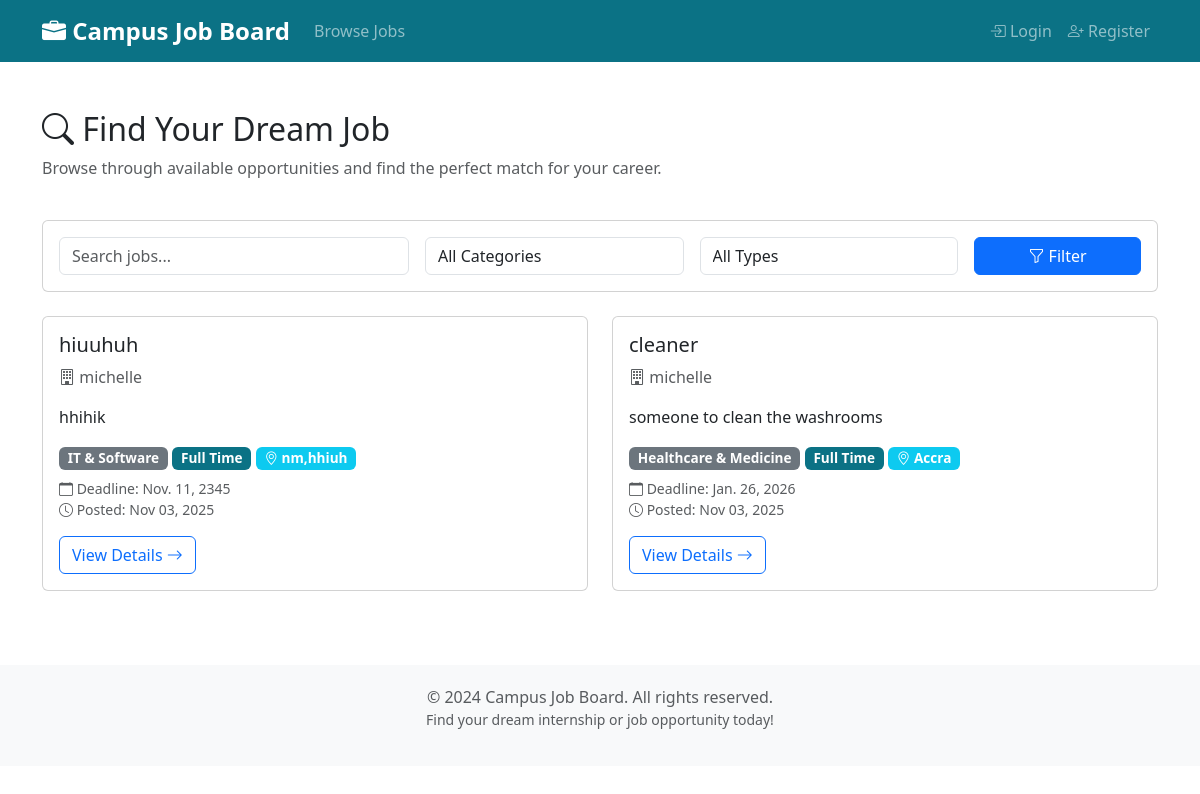
The app's page /, older data.
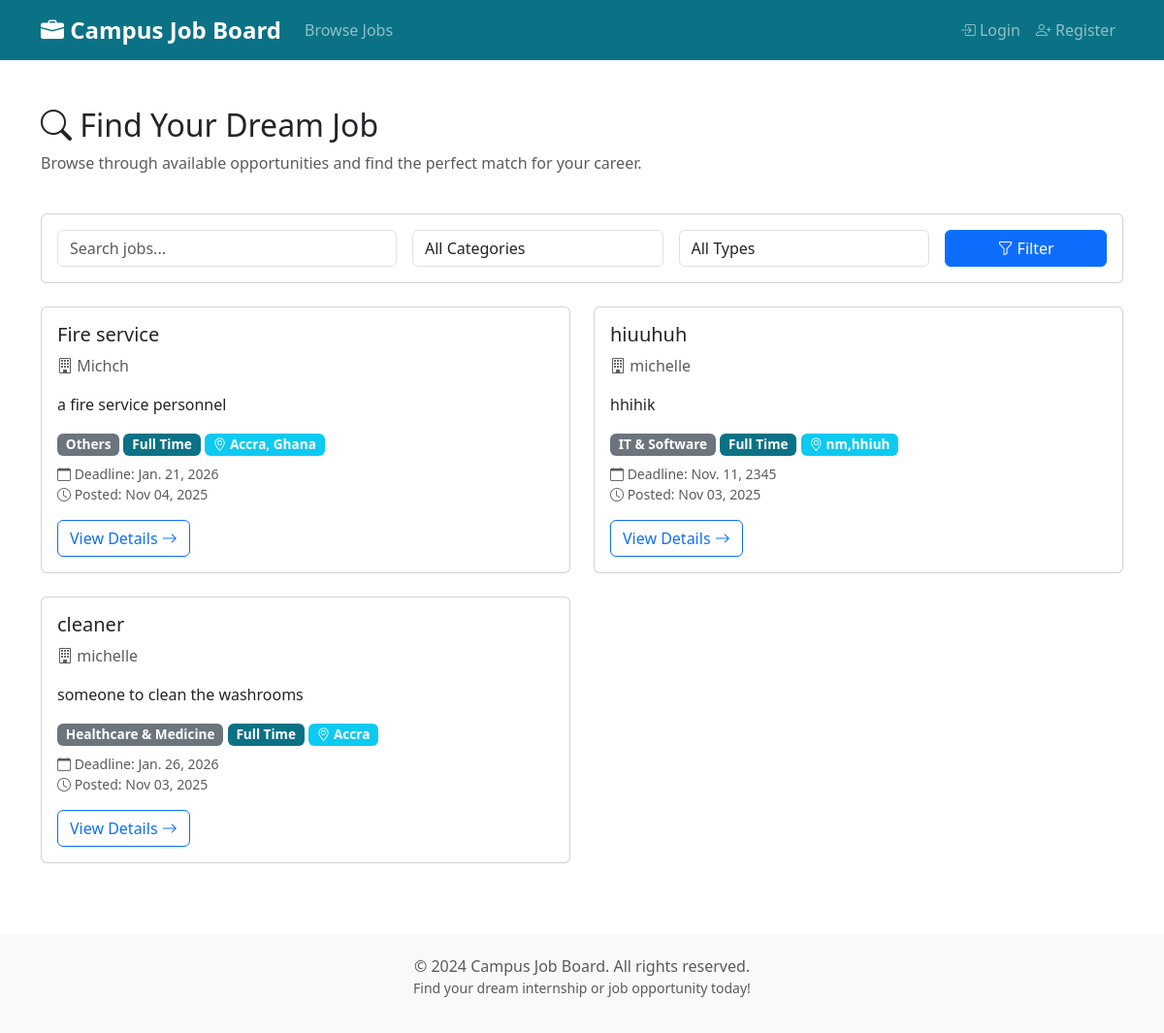
The same page, newer data.
### jobs/models.py (models this page shows, shortened)
class JobPost(models.Model):
    FULL_TIME = 'FT'
    PART_TIME = 'PT'
    INTERNSHIP = 'INT'
    CONTRACT = 'CON'
    JOB_TYPE_CHOICES = [
        (FULL_TIME, 'Full Time'),
        (PART_TIME, 'Part Time'),
        (INTERNSHIP, 'Internship'),
        (CONTRACT, 'Contract'),
    ]
    IT = 'IT'
    MARKETING = 'MKT'
    FINANCE = 'FIN'
    SALES = 'SLS'
    HR = 'HR'
    ENGINEERING = 'ENG'
    EDUCATION = 'EDU'
    HEALTHCARE = 'HLT'
    MEDIA = 'MED'
    LAW = 'LAW'
    CONSTRUCTION = 'CON'
    CUSTOMER_SERVICE = 'CS'
    ARCHITECTURE = 'ARC'
    ACCOUNTING = 'ACC'
    OTHER = 'OTH'
    CATEGORY_CHOICES = [
        (IT, 'IT & Software'),
        (FINANCE, 'Finance & Accounting'),
        (ACCOUNTING, 'Accounting'),
        (MARKETING, 'Marketing & Sales'),
        (SALES, 'Sales'),
        (EDUCATION, 'Education & Training'),
        (ENGINEERING, 'Engineering'),
        (ARCHITECTURE, 'Architecture'),
        (HEALTHCARE, 'Healthcare & Medicine'),
        (MEDIA, 'Media & Design'),
        (HR, 'Human Resources'),
        (LAW, 'Law & Administration'),
        (CONSTRUCTION, 'Construction & Real Estate'),
        (CUSTOMER_SERVICE, 'Customer Service'),
        (OTHER, 'Others'),
    ]
    CURRENCY_CHOICES = [
        ('USD', 'USD - US Dollar'),
        ('GHS', 'GHS - Ghanaian Cedi'),
        ('EUR', 'EUR - Euro'),
        ('GBP', 'GBP - British Pound'),
        ('NGN', 'NGN - Nigerian Naira'),
        ('KES', 'KES - Kenyan Shilling'),
        ('ZAR', 'ZAR - South African Rand'),
        ('CAD', 'CAD - Canadian Dollar'),
        ('AUD', 'AUD - Australian Dollar'),
    ]
    title = models.CharField(max_length=200)
    company = models.ForeignKey(settings.AUTH_USER_MODEL,
                                on_delete=models.CASCADE,
                                limit_choices_to={'is_company': True},
                                related_name='job_posts')
    description = models.TextField(help_text="Detailed job description")
    requirements = models.TextField(
        help_text="Required qualifications and skills")
    location = models.CharField(max_length=200)
    category = models.CharField(max_length=3,
                                choices=CATEGORY_CHOICES,
                                default=IT)
    job_type = models.CharField(max_length=3,
                                choices=JOB_TYPE_CHOICES,
                                default=FULL_TIME)
    date_posted = models.DateTimeField(default=timezone.now)
    deadline = models.DateField(help_text="Application deadline")
    salary = models.DecimalField(max_digits=10,
                                 decimal_places=2,
                                 null=True,
                                 blank=True,
                                 help_text="Salary range (optional)")
    currency = models.CharField(max_length=3,
                                choices=CURRENCY_CHOICES,
                                default='USD',
                                help_text="Currency for salary")
    image = models.ImageField(
        upload_to='job_images/',
        null=True,
        blank=True,
        help_text="Optional image for the job posting")
    is_approved = models.BooleanField(
        default=False, help_text="Whether this job post is approved by admin")
    class Meta:
        ordering = ['-date_posted']
        indexes = [
            models.Index(fields=['-date_posted']),
            models.Index(fields=['category']),
            models.Index(fields=['job_type']),
        ]

### users/models.py (models this page shows, shortened)
class CustomUser(AbstractUser):
    is_company = models.BooleanField(
        default=False,
        help_text="Designates whether this user is a company/employer")
    id_document = models.FileField(
        upload_to='user_ids/',
        null=True,
        blank=True,
        help_text='Upload an identification document (image or PDF) for verification')
    institution = models.CharField(
        max_length=255,
        help_text='Enter your school or company name for verification',
        null=True,
        blank=True
    )
    PENDING = 'P'
    VERIFIED = 'V'
    REJECTED = 'R'
    VERIFICATION_STATUS_CHOICES = [
        (PENDING, 'Pending'),
        (VERIFIED, 'Verified'),
        (REJECTED, 'Rejected'),
    ]
    verification_status = models.CharField(
        max_length=1,
        choices=VERIFICATION_STATUS_CHOICES,
        default=PENDING,
        help_text='Status of identity verification')

### jobs/views.py (the view)
# urls.py: path('', views.JobListView.as_view(), name='job_list'),
class JobListView(ListView):
    model = JobPost
    template_name = 'jobs/job_list.html'
    context_object_name = 'jobs'
    paginate_by = 10
    def get_queryset(self):
        user = self.request.user
        if user.is_superuser:
            queryset = JobPost.objects.all()
        elif user.is_authenticated and hasattr(user, 'is_company') and user.is_company:
            queryset = JobPost.objects.filter(company=user)
        else:
            queryset = JobPost.objects.filter(is_approved=True)
        search_query = self.request.GET.get('search')
        if search_query:
            queryset = queryset.filter(
                Q(title__icontains=search_query)
                | Q(description__icontains=search_query)
                | Q(location__icontains=search_query))
        category = self.request.GET.get('category')
        if category:
            queryset = queryset.filter(category=category)
        job_type = self.request.GET.get('job_type')
        if job_type:
            queryset = queryset.filter(job_type=job_type)
        return queryset.order_by('-date_posted')
    def get_context_data(self, **kwargs):
        context = super().get_context_data(**kwargs)
        context['search_query'] = self.request.GET.get('search', '')
        context['category_filter'] = self.request.GET.get('category', '')
        context['job_type_filter'] = self.request.GET.get('job_type', '')
        context['categories'] = JobPost.CATEGORY_CHOICES
        context['job_types'] = JobPost.JOB_TYPE_CHOICES
        return context

### jobs/context_processors.py (called while the page is built, shortened)
def notification_counts(request):
    company_unread = 0
    applicant_unread = 0
    user = getattr(request, 'user', None)
    return {
        'company_unread_count': company_unread,
        'applicant_unread_count': applicant_unread,
    }

### jobs/templates/jobs/job_list.html (shortened to what this page needs)
{% extends 'base.html' %}
{% block content %}
<div class="row mb-4">
    <div class="col-md-8">
        <h2><i class="bi bi-search"></i> Find Your Dream Job</h2>
        <p class="text-muted">Browse through available opportunities and find the perfect match for your career.</p>
    </div>
    <div class="col-md-4 text-end">
    </div>
</div>
<div class="card mb-4">
    <div class="card-body">
        <form method="get" class="row g-3">
            <div class="col-md-4">
                <input type="text" class="form-control" name="search"
                       placeholder="Search jobs..." value="{{ search_query }}">
            </div>
            <div class="col-md-3">
                <select name="category" class="form-control">
                    <option value="">All Categories</option>
                </select>
            </div>
            <div class="col-md-3">
                <select name="job_type" class="form-control">
                    <option value="">All Types</option>
                </select>
            </div>
            <div class="col-md-2">
                <button type="submit" class="btn btn-primary w-100">
                    <i class="bi bi-funnel"></i> Filter
                </button>
            </div>
        </form>
    </div>
</div>
{% if jobs %}
    <div class="row">
        {% for job in jobs %}
            <div class="col-md-6 mb-4">
                <div class="card job-card h-100">
                    <div class="card-body">
                        <h5 class="card-title">{{ job.title }}</h5>
                        <p class="card-text text-muted">
                            <i class="bi bi-building"></i> {{ job.company.username }}
                        </p>
                        <p class="card-text">
                            {{ job.description|truncatewords:30 }}
                        </p>
                        <div class="mb-2">
                            <span class="badge bg-secondary job-type-badge">{{ job.get_category_display }}</span>
                            <span class="badge bg-primary job-type-badge">{{ job.get_job_type_display }}</span>
                            <span class="badge bg-info job-type-badge">
                                <i class="bi bi-geo-alt"></i> {{ job.location }}
                            </span>
                        </div>
                        <p class="text-muted small mb-3">
                            <i class="bi bi-calendar"></i> Deadline: {{ job.deadline }}
                            <br>
                            <i class="bi bi-clock"></i> Posted: {{ job.date_posted|date:"M d, Y" }}
                        </p>
                        <a href="{% url 'jobs:job_detail' job.pk %}" class="btn btn-outline-primary">
                            View Details <i class="bi bi-arrow-right"></i>
                        </a>
                    </div>
                </div>
            </div>
        {% endfor %}
    </div>
{% else %}
    <div class="alert alert-info">
        <h5><i class="bi bi-info-circle"></i> No Jobs Found</h5>
        <p>Sorry, there are no jobs matching your criteria. Try adjusting your search filters.</p>
    </div>
{% endif %}
{% endblock %}

Row changes from the older to the newer data that the page shows:
added JobPost: title "Fire service", company.username "Michch", description "a fire service personnel", category "Others", job_type "Full Time", location "Accra, Ghana", deadline "Jan. 21, 2026", date_posted "Nov 04, 2025"
